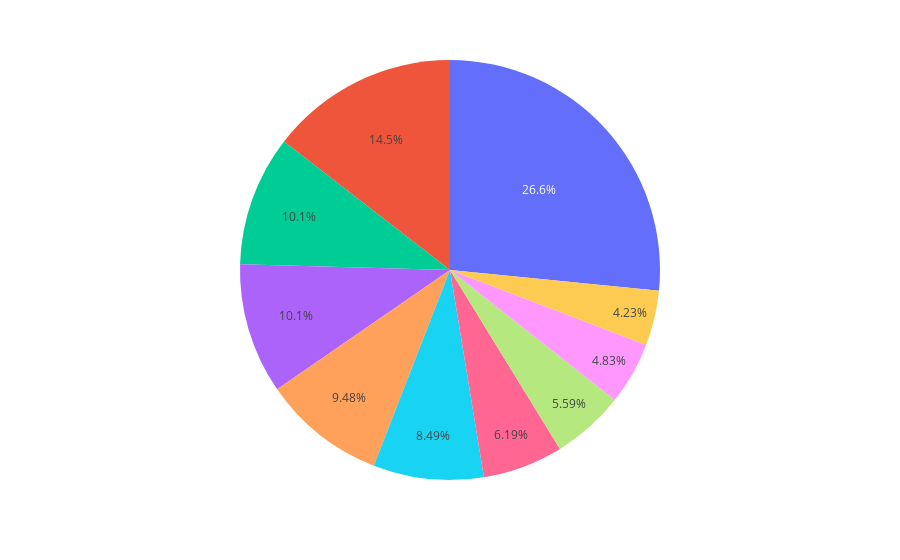

Notebook code cell kept with this figure:
### Code cell
px.pie(labels=cuisines_label[:10],values=cuisines_val[:10])

### Figure 1 — Plotly figure (JSON) as saved in the notebook; plotly's stock layout.template omitted (floating-point values rounded to 4 significant figures)
{"data": [{"domain": {"x": [0, 1], "y": [0, 1]}, "hovertemplate": "value=%{value}<extra></extra>", "legendgroup": "", "name": "", "showlegend": false, "type": "pie", "values": [936, 511, 354, 354, 334, 299, 218, 197, 170, 149]}], "layout": {"autosize": true, "legend": {"tracegroupgap": 0}, "margin": {"t": 60}}}
